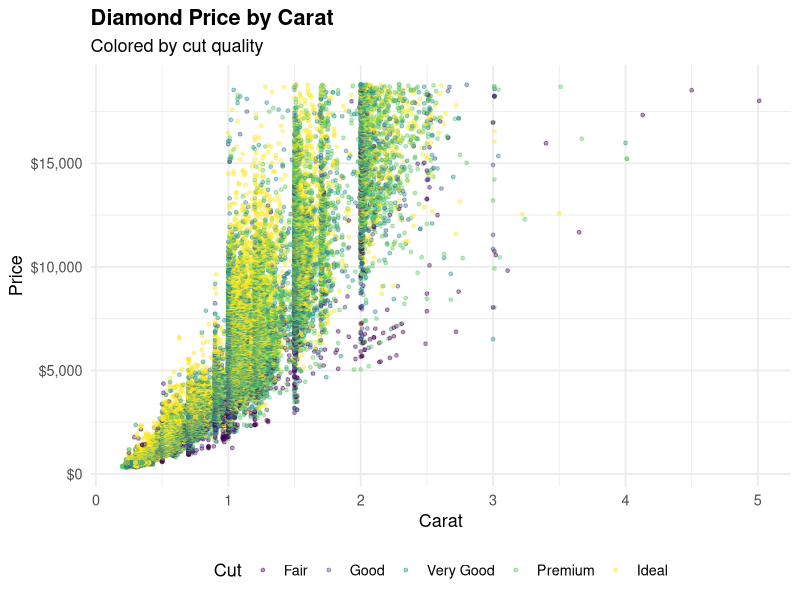

R code for this plot:
## ---- chunk 1
suppressPackageStartupMessages(library(tidyverse))
## ---- chunk 2
ggplot(diamonds, aes(x = carat, y = price, color = cut)) +
  geom_point(alpha = 0.4, size = 1) +
  scale_color_viridis_d() +
  scale_y_continuous(labels = scales::dollar) +
  labs(
    title = "Diamond Price by Carat",
    subtitle = "Colored by cut quality",
    x = "Carat",
    y = "Price",
    color = "Cut"
  ) +
  theme_minimal(base_size = 13) +
  theme(
    plot.title = element_text(face = "bold"),
    legend.position = "bottom"
  )
